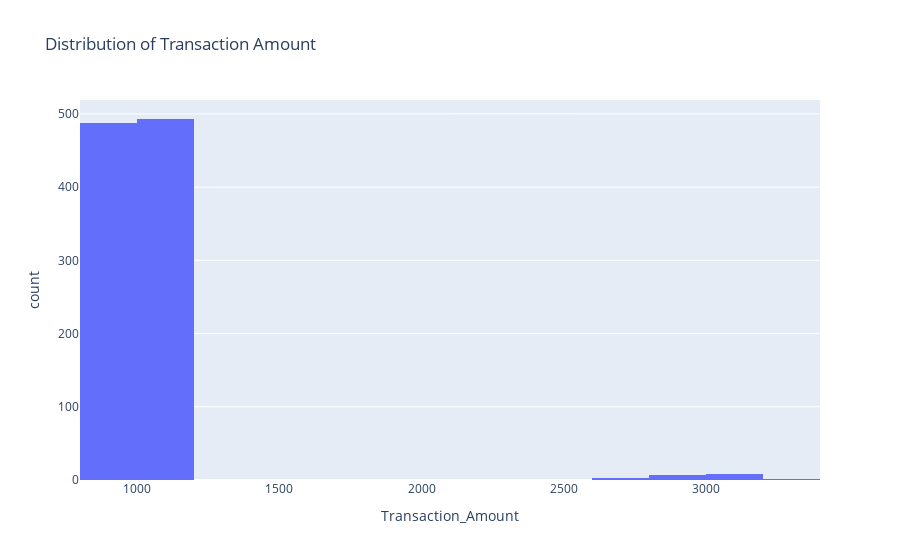

Notebook code for this chart:
### Code cell
fig_amount.show()

### Figure 1 — Plotly figure (JSON) as saved in the notebook; plotly's stock layout.template omitted (floating-point values rounded to 4 significant figures; data arrays with more than 128 entries replaced by an {"elided": "..."} marker saying what was removed)
{"data": [{"bingroup": "x", "hovertemplate": "Transaction_Amount=%{x}<br>count=%{y}<extra></extra>", "legendgroup": "", "marker": {"color": "#636efa", "pattern": {"shape": ""}}, "name": "", "nbinsx": 20, "orientation": "v", "showlegend": false, "type": "histogram", "x": {"elided": "1000 float values"}, "xaxis": "x", "yaxis": "y"}], "layout": {"barmode": "relative", "legend": {"tracegroupgap": 0}, "title": {"text": "Distribution of Transaction Amount"}, "xaxis": {"anchor": "y", "domain": [0, 1], "title": {"text": "Transaction_Amount"}}, "yaxis": {"anchor": "x", "domain": [0, 1], "title": {"text": "count"}}}}
